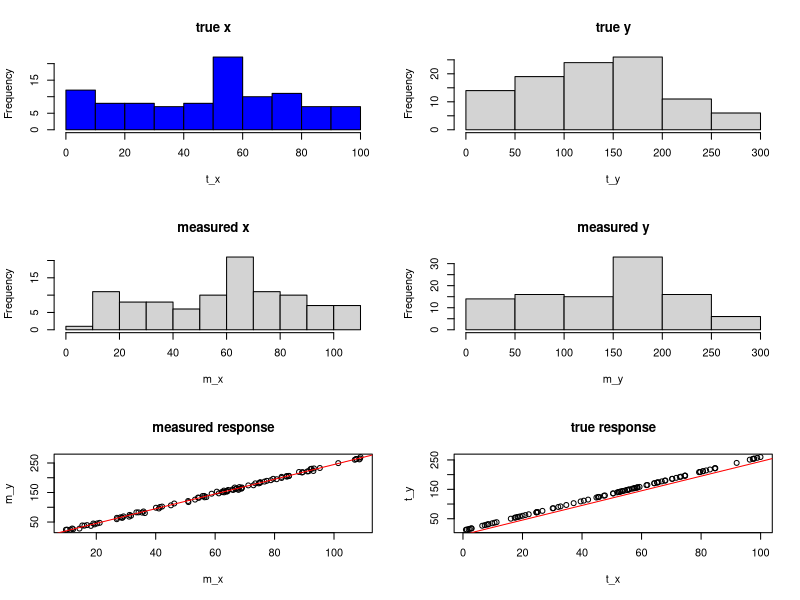
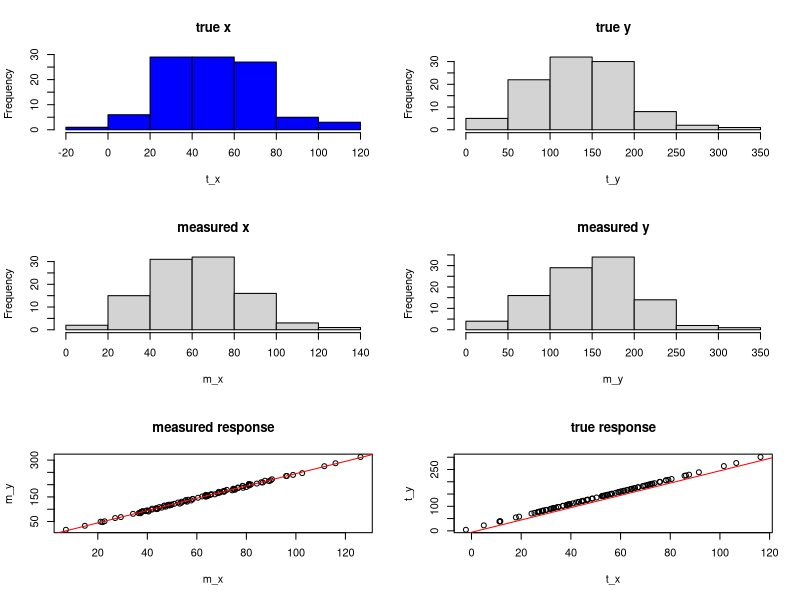
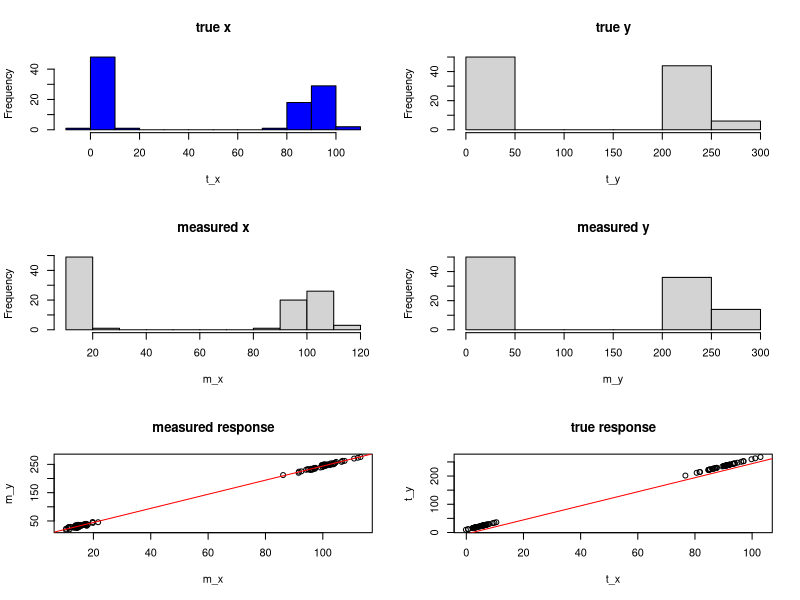
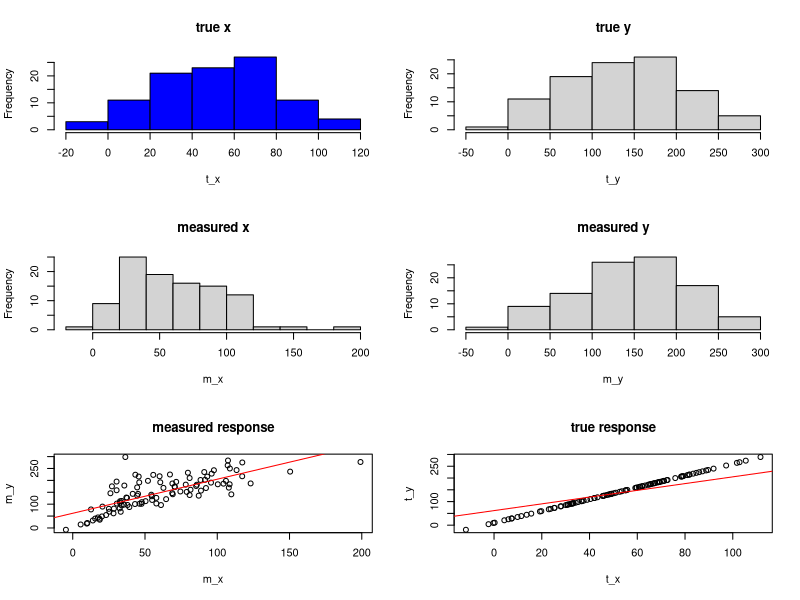

Write the R code that produced these figures, in order.
corr_test <- function( t_x, t_y, m_x, m_y, kind ) {
  #png( file=paste(kind,'png',sep='.'), pointsize=14 )
  #par( mar=c(3,3,2,2)-0.2 )
  layout(matrix(1:6,3,2,byrow=TRUE))
  hist( t_x, main='true x', col="blue" )
  hist( t_y, main='true y' )
  hist( m_x, main='measured x' )
  hist( m_y, main='measured y' )
  plot( m_x, m_y, main='measured response' )
  abline( lm( m_y ~ m_x ), col='red' )
  plot( t_x, t_y, main='true response' )
  abline( lm( m_y ~ m_x ), col='red' )
  #print( cor.test(m_x,m_y) )
  #dev.off()
}

bias <- 10

true_x      <- runif(n=100,min=0,max=100)
true_y      <- 2.5*true_x + 10
measured_x  <- true_x + bias + rnorm(n=100)
measured_y  <- true_y + bias + rnorm(n=100)
corr_test( true_x, true_y, measured_x, measured_y, 'uniform' )


true_x      <- rnorm(n=100,mean=50,sd=25)
true_y      <- 2.5*true_x + 10
measured_x  <- true_x + bias + rnorm(n=100)
measured_y  <- true_y + bias + rnorm(n=100)
corr_test( true_x, true_y, measured_x, measured_y, 'normal' )


true_x      <- c( rnorm(n=50,mean=5,sd=2), rnorm(n=50,mean=90,sd=5) )
true_y      <- 2.5*true_x + 10
measured_x  <- true_x + bias + rnorm(n=100)
measured_y  <- true_y + bias + rnorm(n=100)
corr_test( true_x, true_y, measured_x, measured_y, 'two_peaks' )


true_x      <- rnorm(n=100,mean=50,sd=25)
true_y      <- 2.5*true_x + 10
measured_x  <- true_x + bias + 0.4*true_x*rnorm(n=100)
measured_y  <- true_y + bias + rnorm(n=100)
corr_test( true_x, true_y, measured_x, measured_y, 'hetroskedasticity' )
